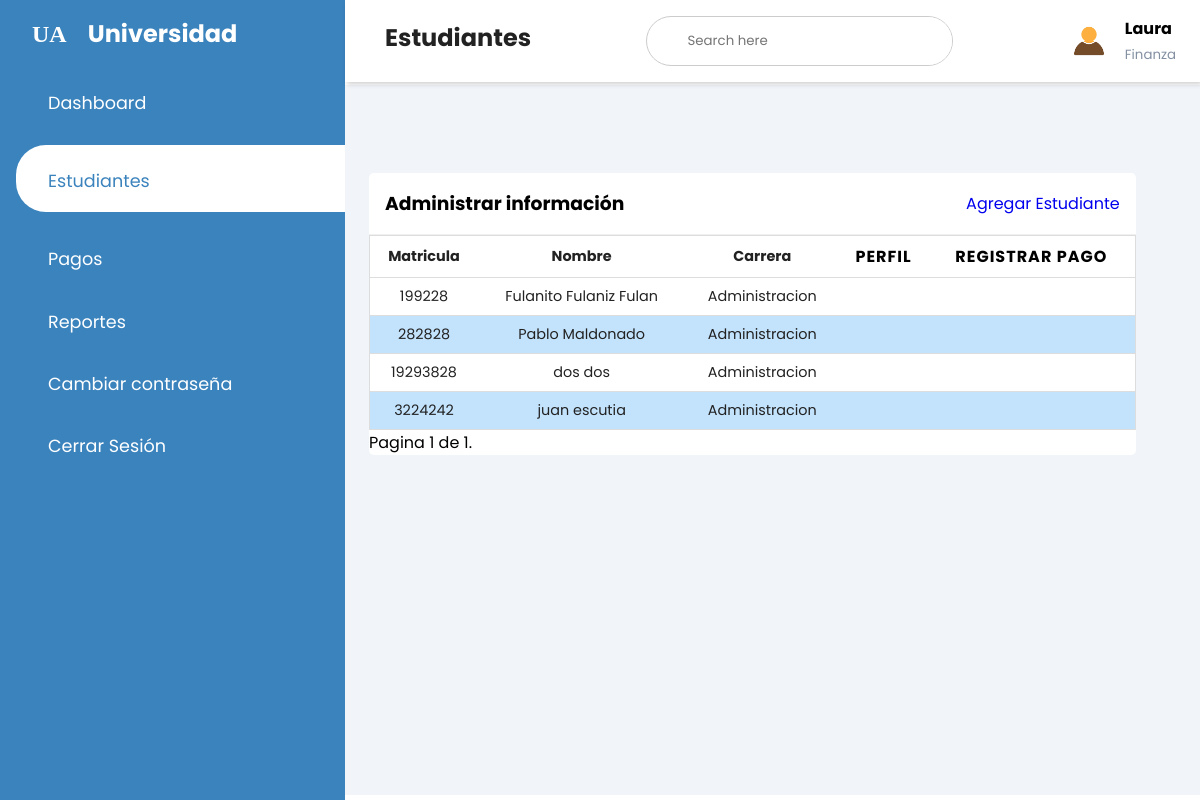
The page /finance/student/ (signed in) on the database its author committed.
### pagos/models.py (models this page shows, shortened)
class Finanza(models.Model):
    ESTATUS = (
			('Activo', 'Activo'),
			('Inactivo', 'Inactivo'),
			)
    user = models.OneToOneField(User, null=True, blank=True, on_delete=models.CASCADE)
    nombre = models.CharField(max_length=100)
    apellido_paterno = models.CharField(max_length=100)
    apellido_materno = models.CharField(max_length=100)
    clave_plantel = models.ForeignKey(Plantel, null=True, blank=True, on_delete=models.CASCADE)
    estatus = models.CharField(max_length=100, choices=ESTATUS)

class Alumno(models.Model):
    ESTATUS = (
			('Activo', 'Activo'),
			('Baja', 'Baja'),
            ('Graduado', 'Graduado'),
			)
    matricula = models.CharField(max_length=100, primary_key=True)
    user = models.OneToOneField(User, null=True, blank=True, on_delete=models.CASCADE)
    email = models.CharField(max_length=100,null=True, blank=True)
    nombre = models.CharField(max_length=100,null=True, blank=True)
    apellido = models.CharField(max_length=150, null=True, blank=True)
    direccion = models.CharField(max_length=100, null=True, blank=True)
    telefono = models.CharField(max_length=12, null=True, blank=True)
    clave_carrera = models.ForeignKey(Carrera, null=True, blank=True, on_delete=models.CASCADE)
    clave_plantel = models.ForeignKey(Plantel, null=True, blank=True, on_delete=models.CASCADE)
    estatus = models.CharField(max_length=100, choices=ESTATUS, default=ESTATUS[0][0])

class Carrera(models.Model):
    nombre_carrera = models.CharField(max_length=100)

### core/decorators.py (the view)
		def wrapper_func(request, *args, **kwargs):
			group = None
			if request.user.groups.exists():
				group = request.user.groups.all()[0].name
			if group in allowed_roles:
				return view_func(request, *args, **kwargs)
			else:
				return HttpResponse('No estás autorizado a ver esta página')

### finance/views.py (called while the page is built)
@login_required(login_url='login')
@allowed_users(allowed_roles=['finanza'])
def estudiantes(request):
    busqueda = request.GET.get('buscar')
    perfil = request.user.finanza
    students = Alumno.objects.all()
    if busqueda:
        students = Alumno.objects.filter( Q(matricula=busqueda) | Q(nombre=busqueda)).distinct()
    paginator = Paginator(students, 5)
    page_number = request.GET.get('page')
    page_obj = paginator.get_page(page_number)
    return render(request,'finance/estudiantes.html',{'perfil':perfil, 'page_obj': page_obj})

### finance/templates/finance/estudiantes.html (shortened to what this page needs)
{% extends 'core/base_finance.html' %}
{% load static %}
{% block titleheader %}Estudiantes{% endblock %}
{% block content %}
<div class="recent-grid">
	<div class="projects">
		<div class="card">
			<div class="card-header">
				<h3>Administrar información</h3>
				<a href="{% url 'studentadd_finance' %}"> Agregar Estudiante </a>
			</div>
			<div class="card-body">
				<div class="table-responsive">
					{% if page_obj %}
					<table width="100%">
						<thead>
							<tr>
								<td>Matricula</td>
								<td>Nombre</td>
								<td>Carrera</td>
								<th>Perfil</th>
								<th>Registrar pago</th>
							</tr>
						</thead>
						<tbody>
							{% for alumno in page_obj %}
							<tr>
								<td data-label="Matricula">{{alumno.matricula}}</td>
								<td data-label="Nombre">{{alumno.nombre}} {{alumno.apellido}}</td>
								<td data-label="Carrera">{{alumno.clave_carrera.nombre_carrera}}</td>
								<td data-label="Perfil">
								</td>
								<td data-label="Registrar pago">
								</td>
							</tr>
							{% endfor %}
						</tbody>
					</table>
				{% else %}
					<h1>No Hay Registros De Alumnos</h1>
				{% endif %}
				</div>
			</div>
			<div class="pagination">
				<span class="step-links">
					<span class="current">
						Pagina {{ page_obj.number }} de {{ page_obj.paginator.num_pages }}.
					</span>
				</span>
			</div>
		</div>
	</div>
</div>
{% endblock %}

### core/templates/core/base_finance.html (shortened to what this page needs)
{% load static %}
{% load pwa %}
<!DOCTYPE html>
<html lang="en">
<head>
    <link rel = "stylesheet" href = "https://maxst.icons8.com/vue-static/landings/line-awesome/line-awesome/1.3.0/css/line-awesome.min.css" >
    <link rel="stylesheet" href="{% static 'core/css/style.css' %}">
    <link rel="stylesheet" href="{% static 'core/css/tablas.css' %}">
    <link rel="stylesheet" href="{% static 'core/css/toast.css' %}">
</head>
<body>
    <div class="sidebar">
        <div class="sidebar-brand">
            <h2>
                <span>UA</span>
                <span>Universidad</span>
            </h2>
        </div>
        <div class="sidebar-menu">
            <ul>
                <li>
                    <a href="{% url 'home_finance' %}" class="{% if request.path == '/finance/' %}active{% endif %}">
                        <span class="las la-igloo"></span>
                        <span>Dashboard</span>
                    </a>
                </li>
                <li>
                    <a href="{% url 'student_finance' %}" class="{% if request.path == '/finance/student/' %}active{% endif %}">
                        <span class="las la-users"></span>
                        <span>Estudiantes</span>
                    </a>
                </li>
                <li>
                    <a href="{% url 'payments_finance' %}" class="{% if request.path == '/finance/payments/' %}active{% endif %}">
                        <span class="las la-clipboard-list"></span>
                        <span>Pagos</span>
                    </a>
                </li>
                <li>
                    <a href="{% url 'report_finance' %}" class="{% if request.path == '/finance/report/' %}active{% endif %}">
                        <span class="las la-clipboard"></span>
                        <span>Reportes</span>
                    </a>
                </li>
                <li>
                    <a href="{% url 'password_finance' %}" class="{% if request.path == '/finance/reset_password/' %}active{% endif %}">
                        <span class="las la-user-circle"></span>
                        <span>Cambiar contraseña</span>
                    </a>
                </li>
                <li>
                    <a href="{% url 'logout' %}">
                        <span class="la la-sign-out"></span>
                        <span>Cerrar Sesión</span>
                    </a>
                </li>
            </ul>
        </div>
    </div>
    <div class="main-content">
        <header>
            <h2>
                <label for="nav-toggle">
                    <span class="las la-bars"></span>
                </label>
                {% block titleheader %} {% endblock %}
            </h2>
            <div class="search-wrapper">
                <input type="search" placeholder="Search here">
            </div>
            <div class="user-wrapper">
                <img src="{% static 'core/img/avatar.jpg' %}" width="40px" height="40px" alt="">
                <div>
                    <h4>{{perfil.nombre}}</h4>
                    <small>Finanza</small>
                </div>
            </div>
        </header>
        <main>
          {% block content %}{% endblock %}
        </main>
    </div>
</body>
</html>

### core/static/core/css/style.css (style rules this page uses)
* { padding: 0; margin: 0; box-sizing: border-box; list-style-type: none; text-decoration: none; font-family: 'Poppins', sans-serif; }
.sidebar { width: 345px; position: fixed; left: 0; top: 0; height: 100%; background: var(--main-color); z-index: 100; transition: width 300ms; }
.sidebar-brand { height: 90; padding: 1rem 0rem 1rem 2rem; color: white; }
.sidebar-brand span { display: inline-block; padding-right: 1rem; }
.sidebar-brand span:first-child { font-family: fantasy; font-size: 1.5rem; }
.sidebar-menu { margin-top: 1rem; }
.sidebar-menu li { width: 100%; margin-bottom: 1.7rem; padding-left: 1rem; }
.sidebar-menu a { padding-left: 1rem; display: block; color: #fff; font-size: 1.1rem; }
.sidebar-menu a.active { background: #fff; padding-top: 1rem; padding-bottom: 1rem; color: var(--main-color); border-radius: 30px 0px 0px 30px; }
.sidebar-menu a span:first-child { font-size: 1.5rem; padding-right: 1rem; }
.main-content { transition: margin-left 300ms; margin-left: 345px; }
header { background: #fff; display: flex; justify-content: space-between; padding: 1rem 1.5rem; box-shadow: 2px 2px 5px rgba(0, 0, 0, 0.2); position: fixed; left: 345px; width: calc(100% - 345px); top: 0; z-index: 100; transition: left 300ms; }
header h2 { color: #222; }
header label span { font-size: 1.7rem; padding-right: 1rem; }
.search-wrapper { border: 1px solid #ccc; border-radius: 30px; height: 50px; display: flex; align-items: center; overflow-x: hidden; }
.search-wrapper input { height: 100%; padding: .5rem; border: none; outline: none; }
.user-wrapper { display: flex; align-items: center; }
.user-wrapper img { border-radius: 50%; margin-right: 1rem; }
.user-wrapper small { display: inline-block; color: var(--text-grey); }
main { margin-top: 85px; padding: 2rem 1.5rem; background: #f1f5f9; min-height: calc(100vh - 90px); }
.recent-grid { margin-top: 3.5rem; display: grid; grid-gap: 2rem; grid-template-columns: 95% auto; }
.card { background: #fff; border-radius: 5px; }
.card-header { padding: 1rem; }
.card-header { display: flex; justify-content: space-between; align-items: center; border-bottom: 1px solid #f0f0f0; }
table { border-collapse: collapse; }
thead tr { border-top: 1px solid #f0f0f0; border-bottom: 1px solid #f0f0f0; }
thead td { font-weight: 700; }
td { padding: .5rem 1rem; font-size: .9rem; color: #222; }
.table-responsive { width: 100%; overflow-x: auto; }

### core/static/core/css/tablas.css (style rules this page uses)
table { border: 1px solid #ccc; width: 100%; margin: 0; padding: 0; border-collapse: collapse; border-spacing: 0; }
table tr { border: 1px solid #ddd; padding: 5px; }
table tr:nth-child(even) { background-color: var(--color-blue); }
table td, table th { padding: 8px; text-align: center; }
table th { text-transform: uppercase; font-family: 18px; letter-spacing: 1px; }

### core/static/core/css/config.css (style rules this page uses)
:root { --main-color: #3B83BD; --color-dark: #1D2231; --text-grey: #8390A2; --color-blue: #C3E3FD; --color-hover: #C9E9FC; }

### rows shown on the page
Finanza: nombre "Laura"
Alumno: matricula "199228", nombre "Fulanito", apellido "Fulaniz Fulan", clave_carrera.nombre_carrera "Administracion"
Alumno: matricula "282828", nombre "Pablo", apellido "Maldonado", clave_carrera.nombre_carrera "Administracion"
Alumno: matricula "19293828", nombre "dos", apellido "dos", clave_carrera.nombre_carrera "Administracion"
Alumno: matricula "3224242", nombre "juan", apellido "escutia", clave_carrera.nombre_carrera "Administracion"

### other values the page prints
{{ page_obj.number }} "1"
{{ page_obj.paginator.num_pages }} "1"
